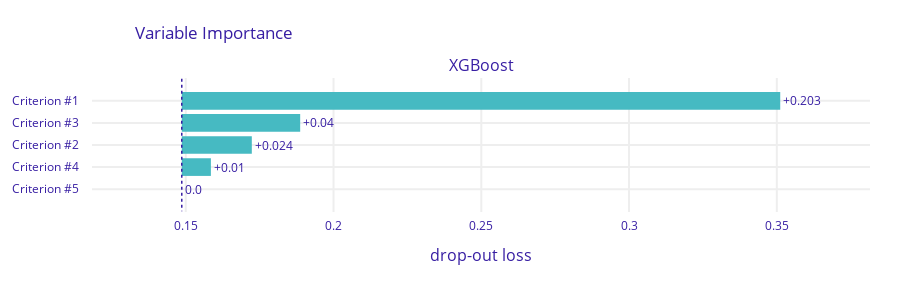

Notebook cell for this chart:
### Code cell
fi = dalex_explainer.model_parts()
fi.plot()

### Figure 1 — Plotly figure (JSON) as saved in the notebook; plotly's stock layout.template omitted (floating-point values rounded to 4 significant figures)
{"data": [{"base": 0.1486, "hoverinfo": "text", "hoverlabel": {"bgcolor": "rgba(0,0,0,0.8)"}, "hovertext": ["Model: XGBoost loss after<br>variable: Criterion #1 is permuted: 0.351<br>Drop-out loss change: +0.203", "Model: XGBoost loss after<br>variable: Criterion #3 is permuted: 0.189<br>Drop-out loss change: +0.04", "Model: XGBoost loss after<br>variable: Criterion #2 is permuted: 0.172<br>Drop-out loss change: +0.024", "Model: XGBoost loss after<br>variable: Criterion #4 is permuted: 0.158<br>Drop-out loss change: +0.01", "Model: XGBoost loss after<br>variable: Criterion #5 is permuted: 0.149<br>Drop-out loss change: -0.0"], "marker": {"color": "#46bac2"}, "orientation": "h", "showlegend": false, "text": ["+0.203", "+0.04", "+0.024", "+0.01", "0.0"], "textposition": "outside", "type": "bar", "x": [0.2025, 0.04007, 0.0237, 0.009855, 0], "xaxis": "x", "y": ["Criterion #1", "Criterion #3", "Criterion #2", "Criterion #4", "Criterion #5"], "yaxis": "y"}], "layout": {"annotations": [{"font": {"size": 16}, "showarrow": false, "text": "XGBoost", "x": 0.5, "xanchor": "center", "xref": "paper", "y": 1, "yanchor": "bottom", "yref": "paper"}, {"font": {"size": 16}, "showarrow": false, "text": "drop-out loss", "x": 0.5, "xanchor": "center", "xref": "paper", "y": 0, "yanchor": "top", "yref": "paper", "yshift": -30}], "font": {"color": "#371ea3"}, "height": 283, "margin": {"b": 71, "r": 30, "t": 78}, "shapes": [{"line": {"color": "#371ea3", "dash": "dot", "width": 1.5}, "type": "line", "x0": 0.1486, "x1": 0.1486, "xref": "x", "y0": -1, "y1": 5, "yref": "y"}], "title": {"text": "Variable Importance", "x": 0.15}, "xaxis": {"anchor": "y", "automargin": true, "domain": [0, 1], "fixedrange": true, "gridwidth": 2, "range": [0.1183, 0.3815], "tickcolor": "white", "ticklen": 3, "ticks": "outside", "type": "linear", "zeroline": false}, "yaxis": {"anchor": "x", "automargin": true, "autorange": "reversed", "domain": [0, 1], "fixedrange": true, "gridwidth": 2, "tickcolor": "white", "ticklen": 10, "ticks": "outside", "type": "category"}}}
